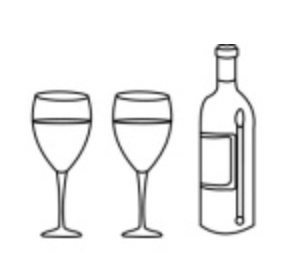
#> input picture images/wine.png, 308 x 268 px
$ python contour_finding.py   (older library calls are emulated)
#> lines starting #> are read from the running program, lines starting #| are printed output that depends on the picture; after the words box and inside, x2 and y2 are one past the last pixel; in counts of white or black regions, pixels touching at a corner belong together
import numpy as np
import cv2
from matplotlib import pyplot as plt

IMG_DIR = '../images/'

def plotImage(original, updated):
    plt.subplot(121),plt.imshow(original, cmap = 'gray')
    plt.title('Original Image'), plt.xticks([]), plt.yticks([])
    plt.subplot(122),plt.imshow(updated, cmap = 'gray')
    plt.title('Updated Image'), plt.xticks([]), plt.yticks([])

    plt.show()

image = cv2.imread(IMG_DIR + 'wine.png')
#> image is the input picture: shape (268, 308, 3); min 13, max 255, mean 242.3
img = cv2.imread(IMG_DIR + 'wine.png')
gray = cv2.cvtColor(img, cv2.COLOR_BGR2GRAY)

ret,thresh = cv2.threshold(gray,127,255,1)
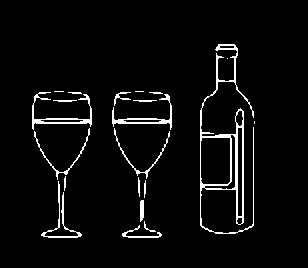
#> thresh: shape (268, 308); 4.3% white in thin lines or dots, all inside (x1, y1, x2, y2) = (32, 44, 255, 238)

img2, contours,h = cv2.findContours(thresh,1,2)
#> contours = 29 contours, 12 with area under 20; largest, box (x1, y1, x2, y2) and area: (200, 44, 254, 234) 3060, (200, 137, 231, 185) 1394, (237, 127, 243, 217) 443, (32, 92, 92, 130) 352, (204, 134, 236, 190) 310; h = 29 rows, first 6: [1, -1, -1, -1], [2, 0, -1, -1], [3, 1, -1, -1], [4, 2, -1, -1], [5, 3, -1, -1], [6, 4, -1, -1]

for cnt in contours:
    approx = cv2.approxPolyDP(cnt, 0.01 * cv2.arcLength(cnt,True), True)
    print (len(approx))
    if len(approx)==4:
        print ("rectangle")
        cv2.drawContours(img,[cnt], 0, (255, 0, 0), -1)
#> this loop made 29 passes
#> approx on passes 11, 14, 25, 26, 27: [[238, 127], [242, 128], [241, 216], [237, 215]], [[254, 121], [254, 123]], [[135, 91], [143, 91]], [[54, 91], [63, 91]], [[227, 58]]
#| 13
#| 13
#| 12
#| 5
#| 10
#| 6
#| 6
#| 6
#> (further printed lines are left out)
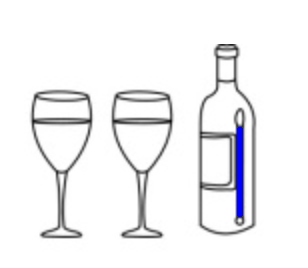
#> img: shape (268, 308, 3); 0.65% of pixels changed, all inside (x1, y1, x2, y2) = (237, 127, 243, 217)

plotImage(image, img)
#> in plotImage, `plt.show()`:
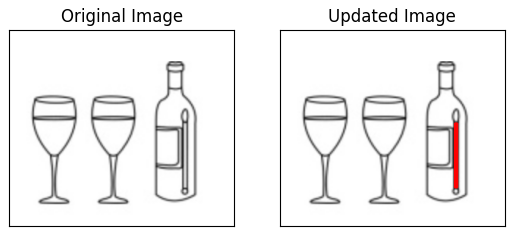
#> figure drawn by matplotlib, 2 panels; B, G, R data is drawn as R, G, B
